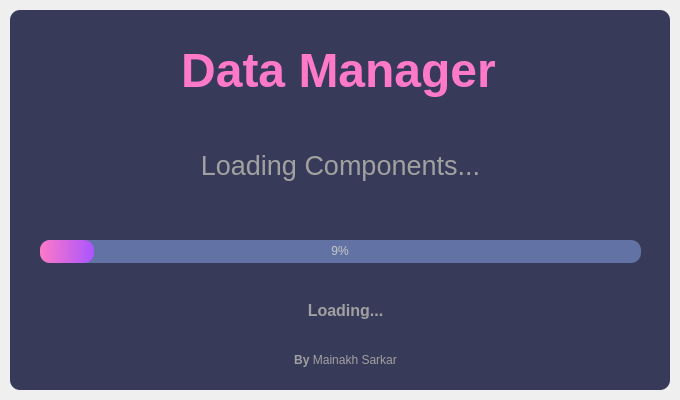
<?xml version="1.0" encoding="UTF-8"?>
<ui version="4.0">
 <class>MainWindow</class>
 <widget class="QMainWindow" name="MainWindow">
  <property name="geometry">
   <rect>
    <x>0</x>
    <y>0</y>
    <width>680</width>
    <height>400</height>
   </rect>
  </property>
  <property name="minimumSize">
   <size>
    <width>680</width>
    <height>400</height>
   </size>
  </property>
  <property name="maximumSize">
   <size>
    <width>680</width>
    <height>400</height>
   </size>
  </property>
  <property name="windowTitle">
   <string>MainWindow</string>
  </property>
  <widget class="QWidget" name="centralwidget">
   <property name="styleSheet">
    <string notr="true"/>
   </property>
   <layout class="QVBoxLayout" name="verticalLayout">
    <property name="spacing">
     <number>0</number>
    </property>
    <property name="leftMargin">
     <number>10</number>
    </property>
    <property name="topMargin">
     <number>10</number>
    </property>
    <property name="rightMargin">
     <number>10</number>
    </property>
    <property name="bottomMargin">
     <number>10</number>
    </property>
    <item>
     <widget class="QFrame" name="dropShadowFrame">
      <property name="styleSheet">
       <string notr="true">QFrame{
  
	background-color: rgb(56, 58, 89);
	color: rgb(220, 220, 220);
    border-radius:10px
}

</string>
      </property>
      <property name="frameShape">
       <enum>QFrame::StyledPanel</enum>
      </property>
      <property name="frameShadow">
       <enum>QFrame::Raised</enum>
      </property>
      <widget class="QLabel" name="mainappname">
       <property name="geometry">
        <rect>
         <x>-2</x>
         <y>10</y>
         <width>661</width>
         <height>101</height>
        </rect>
       </property>
       <property name="font">
        <font>
         <pointsize>40</pointsize>
        </font>
       </property>
       <property name="styleSheet">
        <string notr="true">color: rgb(254, 121, 199);</string>
       </property>
       <property name="text">
        <string>&lt;html&gt;&lt;head/&gt;&lt;body&gt;&lt;p&gt;&lt;span style=&quot; font-size:36pt; font-weight:700;&quot;&gt;Data Manager&lt;/span&gt;&lt;/p&gt;&lt;/body&gt;&lt;/html&gt;</string>
       </property>
       <property name="alignment">
        <set>Qt::AlignCenter</set>
       </property>
      </widget>
      <widget class="QProgressBar" name="progressBar">
       <property name="geometry">
        <rect>
         <x>30</x>
         <y>230</y>
         <width>601</width>
         <height>23</height>
        </rect>
       </property>
       <property name="styleSheet">
        <string notr="true">QProgressBar{
  
	background-color: rgb(98, 114, 164);
    color: rgb(200, 200, 200);
    border-style: none;
    border-radius: 10px;
    text-align: center;
}

QProgressBar::Chunk{
   border-radius: 10px;
   background-color: qlineargradient(spread:pad, x1:0, y1:0.511364, x2:1, y2:0.523, stop:0 rgba(254, 121, 199,       255), stop:1 rgba(170, 85, 255, 255));
}</string>
       </property>
       <property name="value">
        <number>9</number>
       </property>
       <property name="alignment">
        <set>Qt::AlignCenter</set>
       </property>
      </widget>
      <widget class="QLabel" name="label_2loading">
       <property name="geometry">
        <rect>
         <x>130</x>
         <y>270</y>
         <width>411</width>
         <height>61</height>
        </rect>
       </property>
       <property name="font">
        <font>
         <pointsize>40</pointsize>
        </font>
       </property>
       <property name="styleSheet">
        <string notr="true">color: rgb(161, 161, 161);</string>
       </property>
       <property name="text">
        <string>&lt;html&gt;&lt;head/&gt;&lt;body&gt;&lt;p&gt;&lt;span style=&quot; font-size:12pt; font-weight:700;&quot;&gt;Loading...&lt;/span&gt;&lt;/p&gt;&lt;/body&gt;&lt;/html&gt;</string>
       </property>
       <property name="alignment">
        <set>Qt::AlignCenter</set>
       </property>
      </widget>
      <widget class="QLabel" name="credit">
       <property name="geometry">
        <rect>
         <x>130</x>
         <y>320</y>
         <width>411</width>
         <height>61</height>
        </rect>
       </property>
       <property name="font">
        <font>
         <pointsize>40</pointsize>
        </font>
       </property>
       <property name="styleSheet">
        <string notr="true">color: rgb(161, 161, 161);</string>
       </property>
       <property name="text">
        <string>&lt;html&gt;&lt;head/&gt;&lt;body&gt;&lt;p&gt;&lt;span style=&quot; font-size:9pt; font-weight:700;&quot;&gt;By&lt;/span&gt;&lt;span style=&quot; font-size:9pt;&quot;&gt; Mainakh Sarkar&lt;/span&gt;&lt;/p&gt;&lt;/body&gt;&lt;/html&gt;</string>
       </property>
       <property name="alignment">
        <set>Qt::AlignCenter</set>
       </property>
      </widget>
      <widget class="QLabel" name="mainappname_2">
       <property name="geometry">
        <rect>
         <x>140</x>
         <y>130</y>
         <width>381</width>
         <height>51</height>
        </rect>
       </property>
       <property name="font">
        <font>
         <pointsize>40</pointsize>
        </font>
       </property>
       <property name="styleSheet">
        <string notr="true">color: rgb(161, 161, 161);
</string>
       </property>
       <property name="text">
        <string>&lt;html&gt;&lt;head/&gt;&lt;body&gt;&lt;p&gt;&lt;span style=&quot; font-size:20pt;&quot;&gt;Loading Components...&lt;/span&gt;&lt;/p&gt;&lt;/body&gt;&lt;/html&gt;</string>
       </property>
       <property name="alignment">
        <set>Qt::AlignCenter</set>
       </property>
      </widget>
     </widget>
    </item>
   </layout>
  </widget>
 </widget>
 <resources/>
 <connections/>
</ui>
